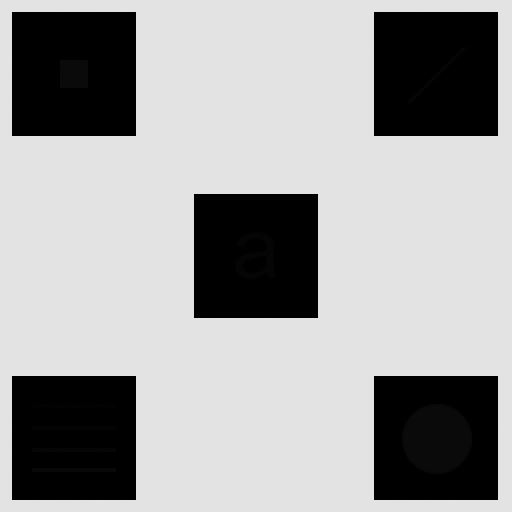
%> input picture HW01/Questions/Hist.tif, 512 x 512 px
$ octave HW01_Q2.m   (GNU Octave 9; MATLAB toolbox functions it lacks are replaced by stand-ins)
%> lines starting %> are read from the running program, lines starting %| are printed output that depends on the picture
### CommonUtils/save_figure.m
function save_figure(fig,fileName)
    frame = getframe(fig);
    imwrite(frame.cdata,fileName);
end

### HW01/Q2/HW01_Q2.m
clc; clear; close all; addpath('../../CommonUtils');
Questions_folder = '../Questions/';
image_raw = imread(fullfile(Questions_folder,'Hist.tif'));
%> image_raw is the input picture: size 512x512 uint8; min 0, max 228, mean 160.7
image_histeq = histeq(image_raw);
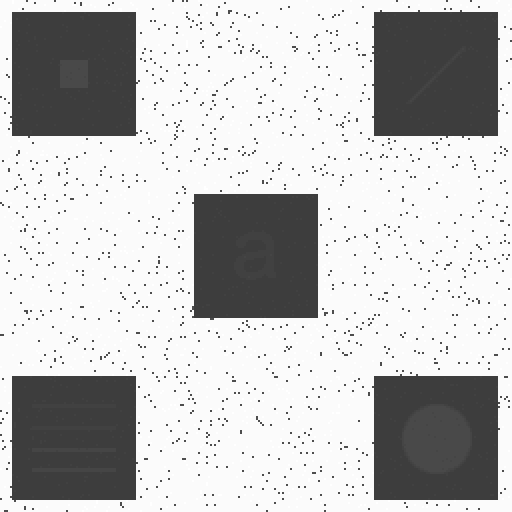
%> image_histeq: size 512x512 uint8; min 61, max 255, mean 192.5
image_atapthisteq = adapthisteq(image_raw, 'NumTiles', [7 7]);
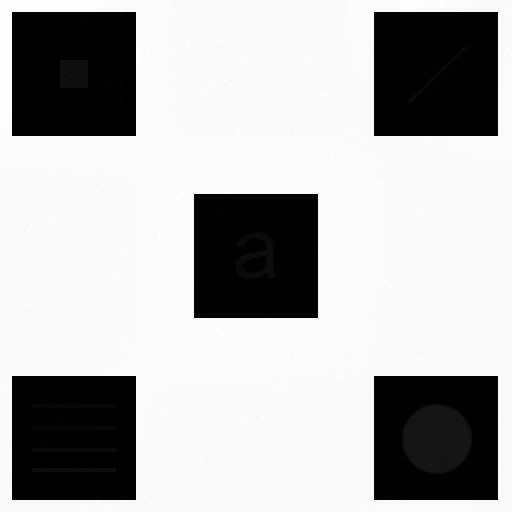
%> image_atapthisteq: size 512x512 uint8; min 0, max 255, mean 177.1

fig = figure('Color','white', 'ToolBar', 'none', 'MenuBar', 'none', 'Name', 'Q2');
subplot(231); imshow(image_raw);
subplot(232); imshow(image_histeq);
subplot(233); imshow(image_atapthisteq);
subplot(234); histogram(image_raw, 'Normalization', 'pdf'); title('Orginal Image')
subplot(235); histogram(image_histeq, 'Normalization', 'pdf'); title('Applying histeq')
subplot(236); histogram(image_atapthisteq, 'Normalization', 'pdf'); title('Applying adapthisteq')
save_figure(fig, 'Q2.png')
%> in save_figure, `imwrite(frame.cdata,fileName);`:
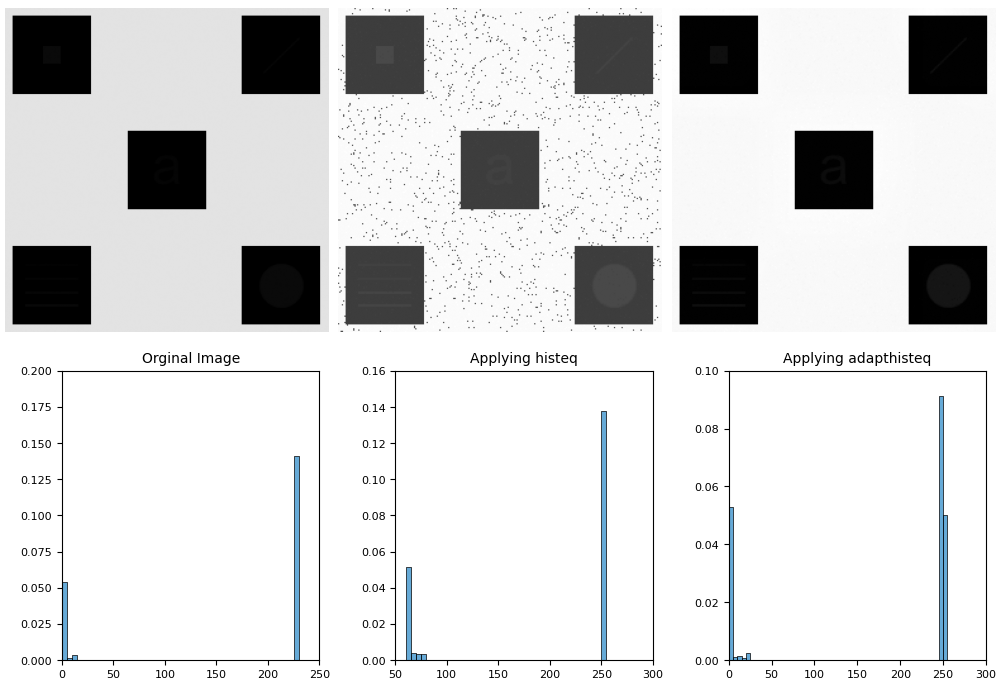
%> saved as Q2.png: size 686x1000x3 uint8; mean R, G, B 214.7, 215.1, 215.4
